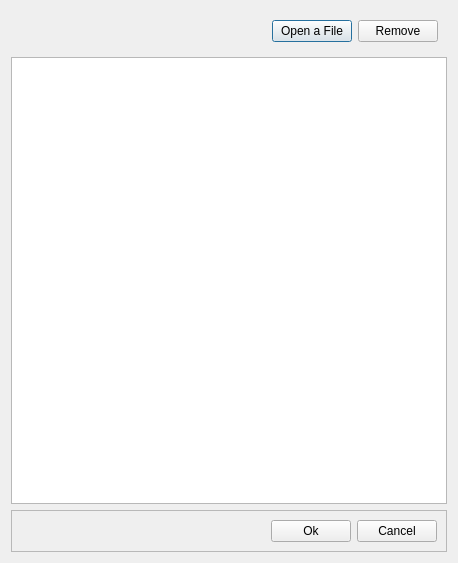
<?xml version="1.0" encoding="UTF-8"?>
<ui version="4.0">
 <class>Workspace</class>
 <widget class="QDialog" name="Workspace">
  <property name="geometry">
   <rect>
    <x>0</x>
    <y>0</y>
    <width>458</width>
    <height>563</height>
   </rect>
  </property>
  <property name="windowTitle">
   <string>Dialog</string>
  </property>
  <property name="modal">
   <bool>true</bool>
  </property>
  <layout class="QVBoxLayout" name="verticalLayout">
   <item>
    <widget class="QFrame" name="frame_2">
     <property name="sizePolicy">
      <sizepolicy hsizetype="Preferred" vsizetype="Fixed">
       <horstretch>0</horstretch>
       <verstretch>0</verstretch>
      </sizepolicy>
     </property>
     <property name="minimumSize">
      <size>
       <width>0</width>
       <height>40</height>
      </size>
     </property>
     <property name="frameShape">
      <enum>QFrame::NoFrame</enum>
     </property>
     <property name="frameShadow">
      <enum>QFrame::Raised</enum>
     </property>
     <property name="lineWidth">
      <number>60</number>
     </property>
     <property name="midLineWidth">
      <number>60</number>
     </property>
     <layout class="QHBoxLayout" name="horizontalLayout">
      <property name="sizeConstraint">
       <enum>QLayout::SetDefaultConstraint</enum>
      </property>
      <item>
       <spacer name="horizontalSpacer">
        <property name="orientation">
         <enum>Qt::Horizontal</enum>
        </property>
        <property name="sizeHint" stdset="0">
         <size>
          <width>40</width>
          <height>20</height>
         </size>
        </property>
       </spacer>
      </item>
      <item>
       <widget class="QPushButton" name="workspace_add">
        <property name="sizePolicy">
         <sizepolicy hsizetype="Fixed" vsizetype="Fixed">
          <horstretch>0</horstretch>
          <verstretch>0</verstretch>
         </sizepolicy>
        </property>
        <property name="text">
         <string>Open a File</string>
        </property>
       </widget>
      </item>
      <item>
       <widget class="QPushButton" name="workspace_remove">
        <property name="sizePolicy">
         <sizepolicy hsizetype="Fixed" vsizetype="Fixed">
          <horstretch>0</horstretch>
          <verstretch>0</verstretch>
         </sizepolicy>
        </property>
        <property name="text">
         <string>Remove</string>
        </property>
       </widget>
      </item>
     </layout>
    </widget>
   </item>
   <item>
    <widget class="ImageTreeView" name="treeView">
     <property name="sizePolicy">
      <sizepolicy hsizetype="Expanding" vsizetype="Expanding">
       <horstretch>0</horstretch>
       <verstretch>1</verstretch>
      </sizepolicy>
     </property>
    </widget>
   </item>
   <item>
    <widget class="QFrame" name="frame">
     <property name="sizePolicy">
      <sizepolicy hsizetype="Preferred" vsizetype="Fixed">
       <horstretch>0</horstretch>
       <verstretch>0</verstretch>
      </sizepolicy>
     </property>
     <property name="minimumSize">
      <size>
       <width>0</width>
       <height>40</height>
      </size>
     </property>
     <property name="frameShape">
      <enum>QFrame::StyledPanel</enum>
     </property>
     <property name="frameShadow">
      <enum>QFrame::Raised</enum>
     </property>
     <property name="lineWidth">
      <number>10</number>
     </property>
     <property name="midLineWidth">
      <number>10</number>
     </property>
     <layout class="QHBoxLayout" name="horizontalLayout_2">
      <item>
       <spacer name="horizontalSpacer_2">
        <property name="orientation">
         <enum>Qt::Horizontal</enum>
        </property>
        <property name="sizeHint" stdset="0">
         <size>
          <width>40</width>
          <height>20</height>
         </size>
        </property>
       </spacer>
      </item>
      <item>
       <widget class="QPushButton" name="workspace_ok">
        <property name="sizePolicy">
         <sizepolicy hsizetype="Fixed" vsizetype="Fixed">
          <horstretch>0</horstretch>
          <verstretch>0</verstretch>
         </sizepolicy>
        </property>
        <property name="text">
         <string>Ok</string>
        </property>
       </widget>
      </item>
      <item>
       <widget class="QPushButton" name="workspace_cancel">
        <property name="sizePolicy">
         <sizepolicy hsizetype="Fixed" vsizetype="Fixed">
          <horstretch>0</horstretch>
          <verstretch>0</verstretch>
         </sizepolicy>
        </property>
        <property name="text">
         <string>Cancel</string>
        </property>
       </widget>
      </item>
     </layout>
    </widget>
   </item>
  </layout>
 </widget>
 <customwidgets>
  <customwidget>
   <class>ImageTreeView</class>
   <extends>QTreeView</extends>
   <header>imagetreeview.h</header>
   <slots>
    <signal>selectionChanged(QItemSelection,QItemSelection)</signal>
    <slot>AddImage()</slot>
    <slot>RemoveImage()</slot>
    <slot>GetSelectedImage()</slot>
   </slots>
  </customwidget>
 </customwidgets>
 <resources/>
 <connections/>
</ui>
